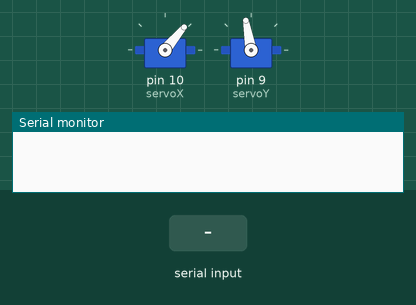
This sketch was run on a simulated Arduino Uno, built with avr-gcc and run on an emulated ATmega328P. On the bench: 2 × servo, the last lines printed to the serial monitor. Inputs (shaded band) come from the test bench.

Above: at 1.2 s.
1.3 s: "30|150\n" received over Serial
At 1.9 s:
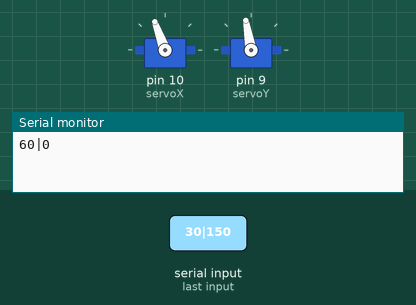
2.8 s: "30|150\n" received over Serial
At 4.2 s:
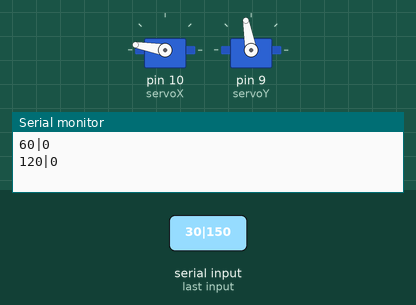
Timing chart, 0 to 5.8 s (numbered marks = the images above; inputs shaded):
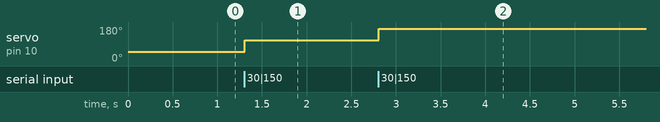

Measured:
- after the input at 1.3 s, servo on pin 10 (servoX): 50° → 110° at once
- after the input at 2.8 s, servo on pin 10 (servoX): 110° → 170° at once

The sketch:

gimbal.ino
```cpp
#include <Servo.h>

Servo servoX;
Servo servoY;

int minX = 0;
int maxX = 180;

int minY = 90;
int maxY = 140;

int zeroX = 50;
int zeroY = 100;

int posX = zeroX;
int posY = zeroY;

int delayTime = 10;
int carpan = 2;

void setup() {
  Serial.begin(9600);
  servoX.attach(10);
  servoY.attach(9);

  servoX.write(posX);
  servoY.write(posY);
}


void loop() {
  if (Serial.available() > 0) {
    String input = Serial.readStringUntil('\n'); // Satır sonuna kadar oku
    input.trim(); // Boşluk ve \r gibi karakterleri temizle

    int commaIndex = input.indexOf('|');
    if (commaIndex > 0) {
      String xStr = input.substring(0, commaIndex);
      String yStr = input.substring(commaIndex + 1);

      int x = xStr.toInt();
      int y = yStr.toInt();

      // if (x == 2 || y == 2) {
      //   Serial.print(posX - zeroX);
      //   Serial.print("|");
      //   Serial.println(posY - zeroY);
      // }

      // Geçerli servo açı aralığı değiştir
      if (posX + (x*carpan) > minX && posX + (x*carpan) < maxX) {
        posX += (x * carpan);
      }
      if (posY + (y*carpan) > minY && posY + (y*carpan) < maxY) {
        posY += (y * carpan);
      }
      servoX.write(posX);
      servoY.write(posY);

      Serial.print(posX - zeroX);
      Serial.print("|");
      Serial.println(posY - zeroY);
      delay(delayTime);
    }
  }
}
```
